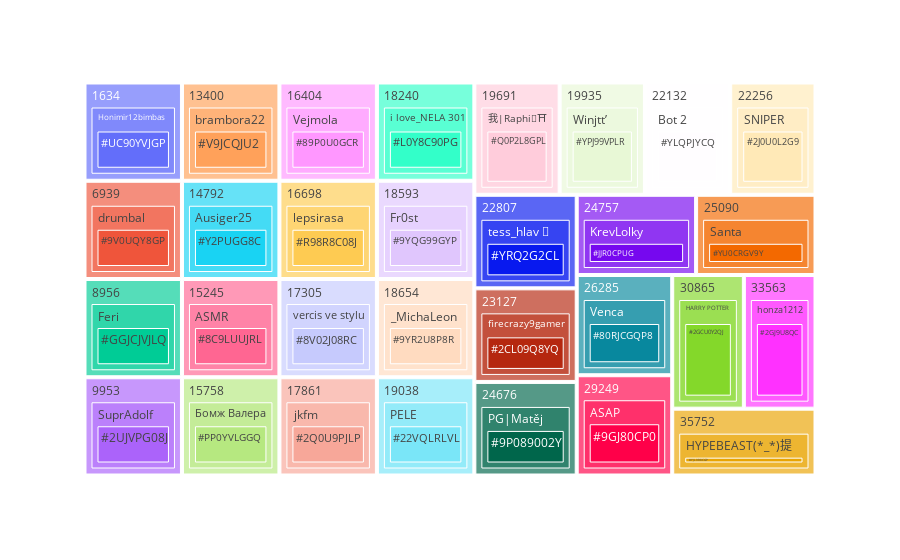
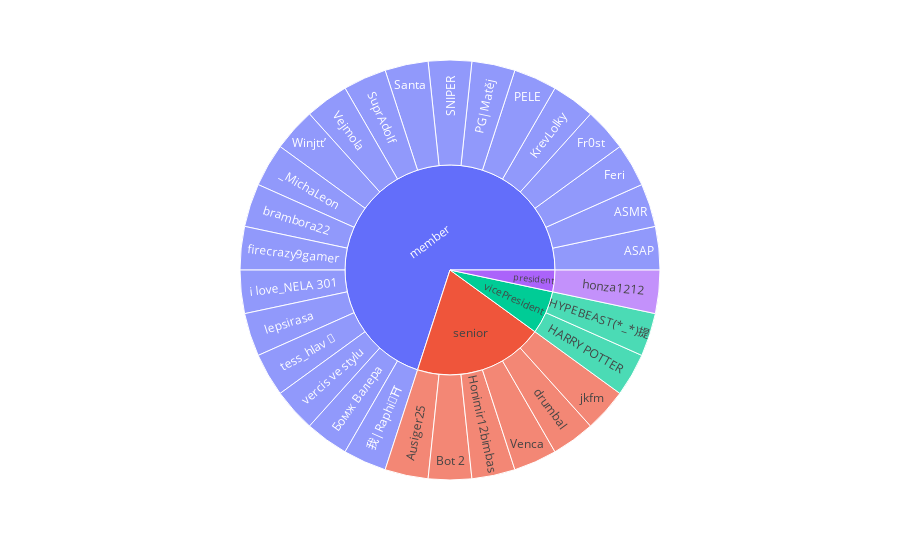
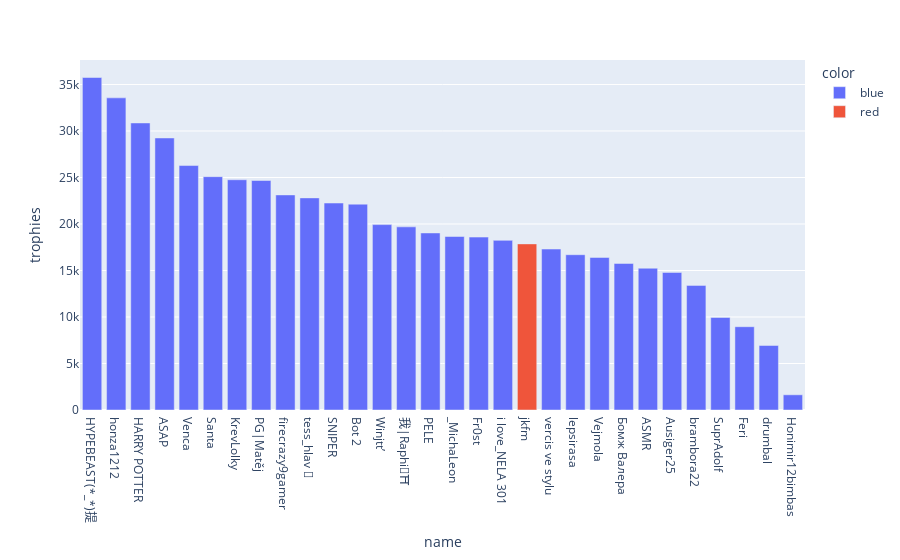

Here is the notebook cell these charts were saved with, in order:
### Code cell
#club logs
df_club = club_log(pl_tag)
df_members = pd.json_normalize(df_club["members"])
df_members['color'] = df_members['tag'].apply(lambda x: 'red' if x == pl_tag else 'blue')

# df_members['player'] = df_members['tag'].apply(lambda x: 'You' if x == pl_tag else ' ')


fig = px.treemap(df_members,path=["trophies","name", "tag" ])
fig.show()
fig=px.sunburst(df_members,path=["role","name"] )

fig.show()
df_members.sort_values(by=["trophies"])
fig = px.bar(df_members, color="color", x="name",y="trophies",category_orders={"name": df_members.sort_values(by='trophies',ascending=False)['name'].tolist()})

fig.show()

### Figure 1 — Plotly figure (JSON) as saved in the notebook; plotly's stock layout.template omitted (floating-point values rounded to 4 significant figures)
{"data": [{"branchvalues": "total", "domain": {"x": [0, 1], "y": [0, 1]}, "hovertemplate": "labels=%{label}<br>count=%{value}<br>parent=%{parent}<br>id=%{id}<extra></extra>", "ids": ["19038/PELE/#22VQLRLVL", "23127/firecrazy9gamer/#2CL09Q8YQ", "30865/HARRY POTTER/#2GCU0Y2QJ", "33563/honza1212/#2GJ9U8QC", "22256/SNIPER/#2J0U0L2G9", "17861/jkfm/#2Q0U9PJLP", "9953/SuprAdolf/#2UJVPG08J", "26285/Venca/#80RJCGQP8", "16404/Vejmola/#89P0U0GCR", "15245/ASMR/#8C9LUUJRL", "17305/vercis ve stylu/#8V02J08RC", "29249/ASAP/#9GJ80CP0", "24676/PG|Matěj/#9P089002Y", "6939/drumbal/#9V0UQY8GP", "18593/Fr0st/#9YQG99GYP", "18654/_MichaLeon/#9YR2U8P8R", "8956/Feri/#GGJCJVJLQ", "24757/KrevLolky/#JJR0CPUG", "18240/i love_NELA 301/#L0Y8C90PG", "15758/Бомж Валера/#PP0YVLGGQ", "19691/我|Raphi🥀⛩️/#Q0P2L8GPL", "16698/lepsirasa/#R98R8C08J", "1634/Honimir12bimbas/#UC90YVJGP", "13400/brambora22/#V9JCQJU2", "14792/Ausiger25/#Y2PUGG8C", "35752/HYPEBEAST(*_*)提/#YJL9R8CGP", "22132/Bot 2/#YLQPJYCQ", "19935/Winjtt’/#YPJ99VPLR", "22807/tess_hlav 🥀/#YRQ2G2CL", "25090/Santa/#YU0CRGV9Y", "29249/ASAP", "15245/ASMR", "14792/Ausiger25", "22132/Bot 2", "8956/Feri", "18593/Fr0st", "30865/HARRY POTTER", "35752/HYPEBEAST(*_*)提", "1634/Honimir12bimbas", "24757/KrevLolky", "19038/PELE", "24676/PG|Matěj", "22256/SNIPER", "25090/Santa", "9953/SuprAdolf", "16404/Vejmola", "26285/Venca", "19935/Winjtt’", "18654/_MichaLeon", "13400/brambora22", "6939/drumbal", "23127/firecrazy9gamer", "33563/honza1212", "18240/i love_NELA 301", "17861/jkfm", "16698/lepsirasa", "22807/tess_hlav 🥀", "17305/vercis ve stylu", "15758/Бомж Валера", "19691/我|Raphi🥀⛩️", "1634", "6939", "8956", "9953", "13400", "14792", "15245", "15758", "16404", "16698", "17305", "17861", "18240", "18593", "18654", "19038", "19691", "19935", "22132", "22256", "22807", "23127", "24676", "24757", "25090", "26285", "29249", "30865", "33563", "35752"], "labels": ["#22VQLRLVL", "#2CL09Q8YQ", "#2GCU0Y2QJ", "#2GJ9U8QC", "#2J0U0L2G9", "#2Q0U9PJLP", "#2UJVPG08J", "#80RJCGQP8", "#89P0U0GCR", "#8C9LUUJRL", "#8V02J08RC", "#9GJ80CP0", "#9P089002Y", "#9V0UQY8GP", "#9YQG99GYP", "#9YR2U8P8R", "#GGJCJVJLQ", "#JJR0CPUG", "#L0Y8C90PG", "#PP0YVLGGQ", "#Q0P2L8GPL", "#R98R8C08J", "#UC90YVJGP", "#V9JCQJU2", "#Y2PUGG8C", "#YJL9R8CGP", "#YLQPJYCQ", "#YPJ99VPLR", "#YRQ2G2CL", "#YU0CRGV9Y", "ASAP", "ASMR", "Ausiger25", "Bot 2", "Feri", "Fr0st", "HARRY POTTER", "HYPEBEAST(*_*)提", "Honimir12bimbas", "KrevLolky", "PELE", "PG|Matěj", "SNIPER", "Santa", "SuprAdolf", "Vejmola", "Venca", "Winjtt’", "_MichaLeon", "brambora22", "drumbal", "firecrazy9gamer", "honza1212", "i love_NELA 301", "jkfm", "lepsirasa", "tess_hlav 🥀", "vercis ve stylu", "Бомж Валера", "我|Raphi🥀⛩️", "1634", "6939", "8956", "9953", "13400", "14792", "15245", "15758", "16404", "16698", "17305", "17861", "18240", "18593", "18654", "19038", "19691", "19935", "22132", "22256", "22807", "23127", "24676", "24757", "25090", "26285", "29249", "30865", "33563", "35752"], "name": "", "parents": ["19038/PELE", "23127/firecrazy9gamer", "30865/HARRY POTTER", "33563/honza1212", "22256/SNIPER", "17861/jkfm", "9953/SuprAdolf", "26285/Venca", "16404/Vejmola", "15245/ASMR", "17305/vercis ve stylu", "29249/ASAP", "24676/PG|Matěj", "6939/drumbal", "18593/Fr0st", "18654/_MichaLeon", "8956/Feri", "24757/KrevLolky", "18240/i love_NELA 301", "15758/Бомж Валера", "19691/我|Raphi🥀⛩️", "16698/lepsirasa", "1634/Honimir12bimbas", "13400/brambora22", "14792/Ausiger25", "35752/HYPEBEAST(*_*)提", "22132/Bot 2", "19935/Winjtt’", "22807/tess_hlav 🥀", "25090/Santa", "29249", "15245", "14792", "22132", "8956", "18593", "30865", "35752", "1634", "24757", "19038", "24676", "22256", "25090", "9953", "16404", "26285", "19935", "18654", "13400", "6939", "23127", "33563", "18240", "17861", "16698", "22807", "17305", "15758", "19691", "", "", "", "", "", "", "", "", "", "", "", "", "", "", "", "", "", "", "", "", "", "", "", "", "", "", "", "", "", ""], "type": "treemap", "values": [1, 1, 1, 1, 1, 1, 1, 1, 1, 1, 1, 1, 1, 1, 1, 1, 1, 1, 1, 1, 1, 1, 1, 1, 1, 1, 1, 1, 1, 1, 1, 1, 1, 1, 1, 1, 1, 1, 1, 1, 1, 1, 1, 1, 1, 1, 1, 1, 1, 1, 1, 1, 1, 1, 1, 1, 1, 1, 1, 1, 1, 1, 1, 1, 1, 1, 1, 1, 1, 1, 1, 1, 1, 1, 1, 1, 1, 1, 1, 1, 1, 1, 1, 1, 1, 1, 1, 1, 1, 1]}], "layout": {"legend": {"tracegroupgap": 0}, "margin": {"t": 60}}}

### Figure 2 — Plotly figure (JSON) as saved in the notebook; plotly's stock layout.template omitted (floating-point values rounded to 4 significant figures)
{"data": [{"branchvalues": "total", "domain": {"x": [0, 1], "y": [0, 1]}, "hovertemplate": "labels=%{label}<br>count=%{value}<br>parent=%{parent}<br>id=%{id}<extra></extra>", "ids": ["member/ASAP", "member/ASMR", "senior/Ausiger25", "senior/Bot 2", "member/Feri", "member/Fr0st", "vicePresident/HARRY POTTER", "vicePresident/HYPEBEAST(*_*)提", "senior/Honimir12bimbas", "member/KrevLolky", "member/PELE", "member/PG|Matěj", "member/SNIPER", "member/Santa", "member/SuprAdolf", "member/Vejmola", "senior/Venca", "member/Winjtt’", "member/_MichaLeon", "member/brambora22", "senior/drumbal", "member/firecrazy9gamer", "president/honza1212", "member/i love_NELA 301", "senior/jkfm", "member/lepsirasa", "member/tess_hlav 🥀", "member/vercis ve stylu", "member/Бомж Валера", "member/我|Raphi🥀⛩️", "member", "president", "senior", "vicePresident"], "labels": ["ASAP", "ASMR", "Ausiger25", "Bot 2", "Feri", "Fr0st", "HARRY POTTER", "HYPEBEAST(*_*)提", "Honimir12bimbas", "KrevLolky", "PELE", "PG|Matěj", "SNIPER", "Santa", "SuprAdolf", "Vejmola", "Venca", "Winjtt’", "_MichaLeon", "brambora22", "drumbal", "firecrazy9gamer", "honza1212", "i love_NELA 301", "jkfm", "lepsirasa", "tess_hlav 🥀", "vercis ve stylu", "Бомж Валера", "我|Raphi🥀⛩️", "member", "president", "senior", "vicePresident"], "name": "", "parents": ["member", "member", "senior", "senior", "member", "member", "vicePresident", "vicePresident", "senior", "member", "member", "member", "member", "member", "member", "member", "senior", "member", "member", "member", "senior", "member", "president", "member", "senior", "member", "member", "member", "member", "member", "", "", "", ""], "type": "sunburst", "values": [1, 1, 1, 1, 1, 1, 1, 1, 1, 1, 1, 1, 1, 1, 1, 1, 1, 1, 1, 1, 1, 1, 1, 1, 1, 1, 1, 1, 1, 1, 21, 1, 6, 2]}], "layout": {"legend": {"tracegroupgap": 0}, "margin": {"t": 60}}}

### Figure 3 — Plotly figure (JSON) as saved in the notebook; plotly's stock layout.template omitted (floating-point values rounded to 4 significant figures)
{"data": [{"alignmentgroup": "True", "hovertemplate": "color=blue<br>name=%{x}<br>trophies=%{y}<extra></extra>", "legendgroup": "blue", "marker": {"color": "#636efa", "pattern": {"shape": ""}}, "name": "blue", "offsetgroup": "blue", "orientation": "v", "showlegend": true, "textposition": "auto", "type": "bar", "x": ["HYPEBEAST(*_*)提", "honza1212", "HARRY POTTER", "ASAP", "Venca", "Santa", "KrevLolky", "PG|Matěj", "firecrazy9gamer", "tess_hlav 🥀", "SNIPER", "Bot 2", "Winjtt’", "我|Raphi🥀⛩️", "PELE", "_MichaLeon", "Fr0st", "i love_NELA 301", "vercis ve stylu", "lepsirasa", "Vejmola", "Бомж Валера", "ASMR", "Ausiger25", "brambora22", "SuprAdolf", "Feri", "drumbal", "Honimir12bimbas"], "xaxis": "x", "y": [35752, 33563, 30865, 29249, 26285, 25090, 24757, 24676, 23127, 22807, 22256, 22132, 19935, 19691, 19038, 18654, 18593, 18240, 17305, 16698, 16404, 15758, 15245, 14792, 13400, 9953, 8956, 6939, 1634], "yaxis": "y"}, {"alignmentgroup": "True", "hovertemplate": "color=red<br>name=%{x}<br>trophies=%{y}<extra></extra>", "legendgroup": "red", "marker": {"color": "#EF553B", "pattern": {"shape": ""}}, "name": "red", "offsetgroup": "red", "orientation": "v", "showlegend": true, "textposition": "auto", "type": "bar", "x": ["jkfm"], "xaxis": "x", "y": [17861], "yaxis": "y"}], "layout": {"barmode": "relative", "legend": {"title": {"text": "color"}, "tracegroupgap": 0}, "margin": {"t": 60}, "xaxis": {"anchor": "y", "categoryarray": ["HYPEBEAST(*_*)提", "honza1212", "HARRY POTTER", "ASAP", "Venca", "Santa", "KrevLolky", "PG|Matěj", "firecrazy9gamer", "tess_hlav 🥀", "SNIPER", "Bot 2", "Winjtt’", "我|Raphi🥀⛩️", "PELE", "_MichaLeon", "Fr0st", "i love_NELA 301", "jkfm", "vercis ve stylu", "lepsirasa", "Vejmola", "Бомж Валера", "ASMR", "Ausiger25", "brambora22", "SuprAdolf", "Feri", "drumbal", "Honimir12bimbas"], "categoryorder": "array", "domain": [0, 1], "title": {"text": "name"}}, "yaxis": {"anchor": "x", "domain": [0, 1], "title": {"text": "trophies"}}}}
